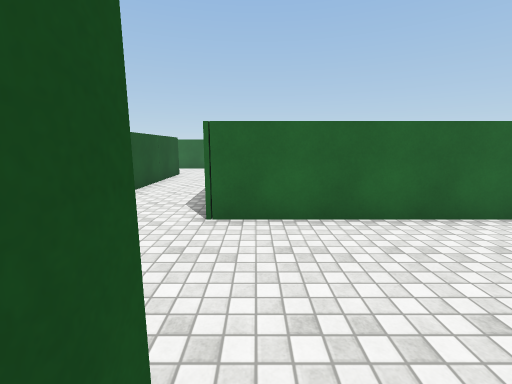
[1] (above)

13 first-person views from a walk through a Unity game level. The camera is 1.5 m above the floor, tilts 10° down and sees 90° across. The floor is counted in squares, 1 m on a side. Each view is taken from the middle of a square. On the plan, view 1 faces up. The plan holds only what a view shows up to about 13 squares ahead; the rest is blank. The place goes on beyond the plan. The player is left out. Some animated figures are not drawn. Surface patterns are stand-ins for the level's own textures.

[2]
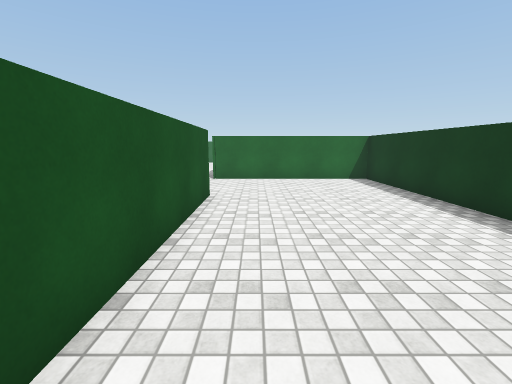

[3]
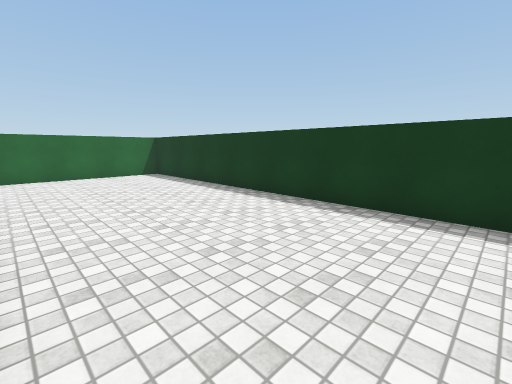

[4]
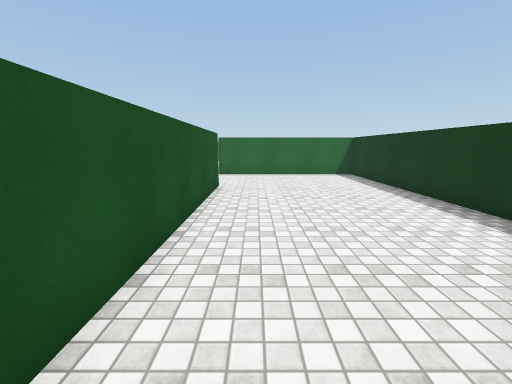

[5]
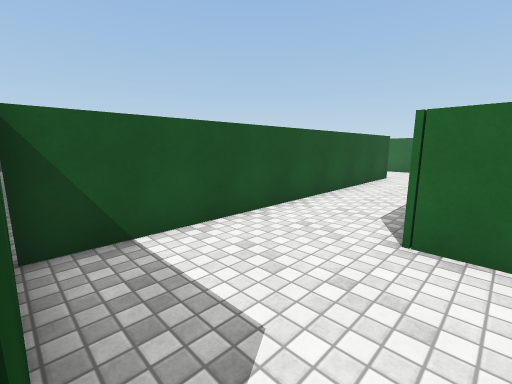

[6]
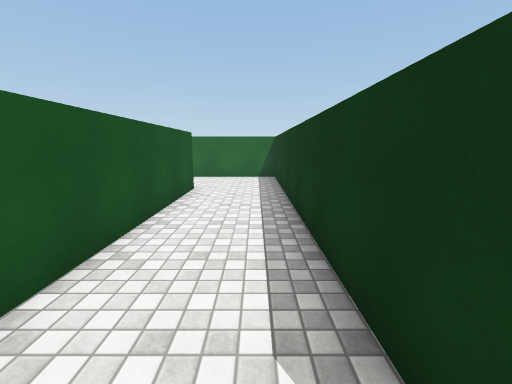

[7]
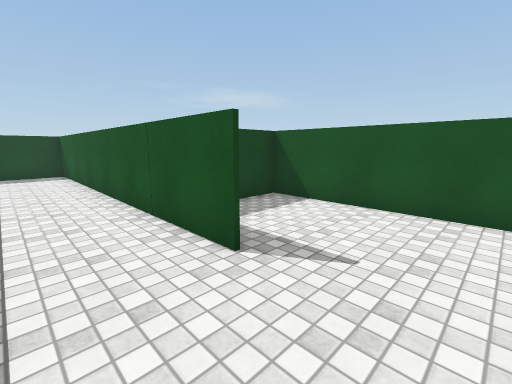

[8]
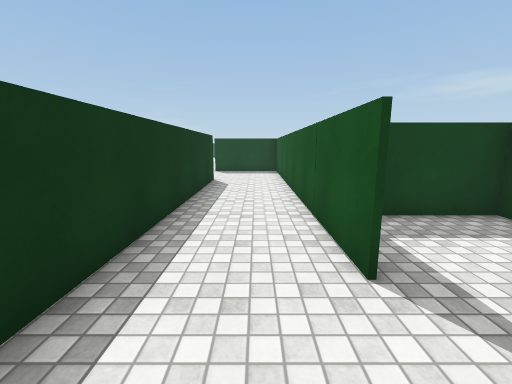

[9]
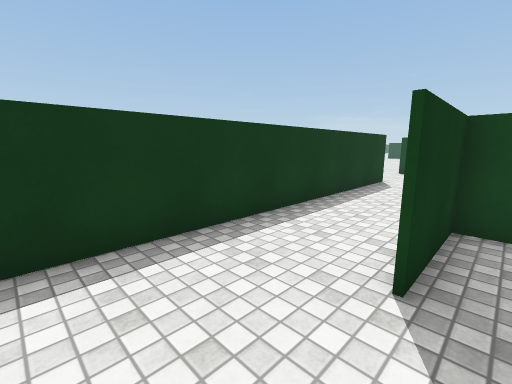

[10]
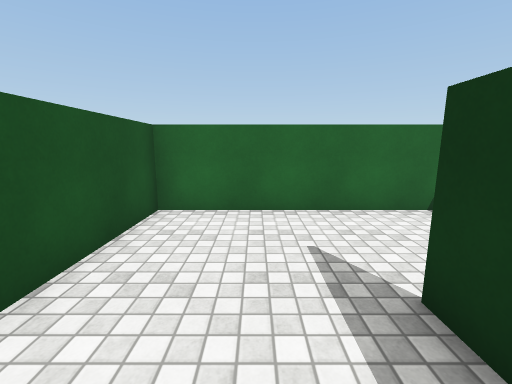

[11]
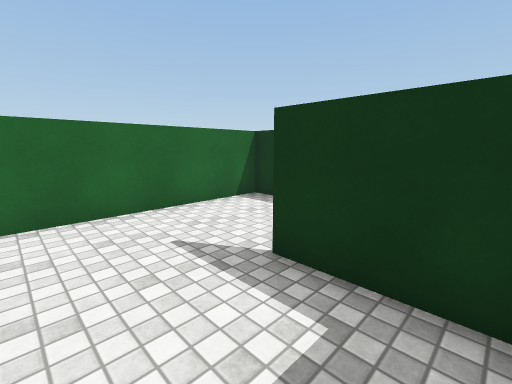

[12]
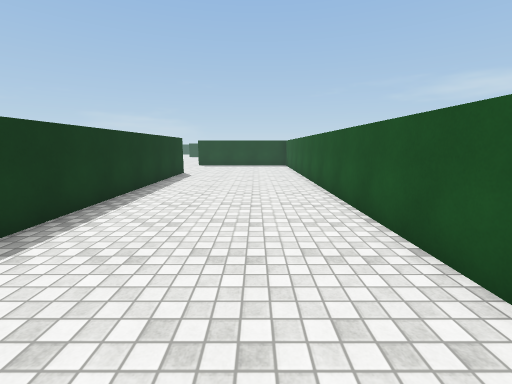

[13]
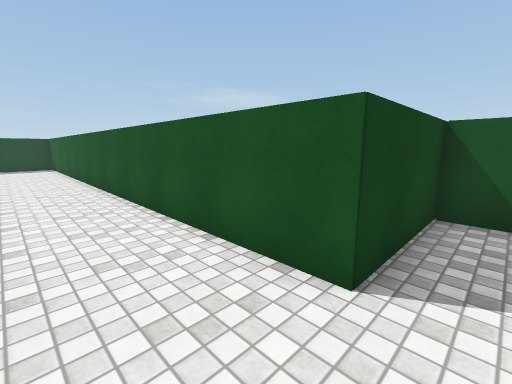

### Floor plan
Points are (right, up) in squares from view 1. A wall is a line through its corners. A room is listed if a view was taken in it or the views show most of it. See-through windows are left out.
Room 1 (views 1, 2, 3, 4, 5, 12, 13)
walls: (-4, 1) (-0.5, 1) (-0.5, -9.5); (-4.3, 3.5) (-4.3, 1); (6.3, -9.5) (6.3, 5.2) (-1, 5.2)
ways out: opening at (-2.5, 4.5) to room 2
Room 2 (views 6, 7, 8, 9, 10, 11)
walls: (-4.3, 14.4) (-4.3, 3.5); (-1, 5.2) (-1, 18) (-8.4, 18) (-8.4, 11.5) (-4.4, 11.5) (-4.4, 14.4)
ways out: opening at (-2.5, 4.5) to room 1

Positions as (right, up) in squares from view 1, and headings:
1: (0, 0), facing up
2: (1, -7), facing up
3: (0, -9), facing up-right
4: (1, -9), facing up
5: (0, 1), facing up-left
6: (-2, 5), facing up
7: (-2, 17), facing down-left
8: (-3, 17), facing down
9: (-5, 17), facing down-right
10: (-6, 12), facing up
11: (-7, 12), facing up-right
12: (2, 2), facing down
13: (2, 2), facing down-left
